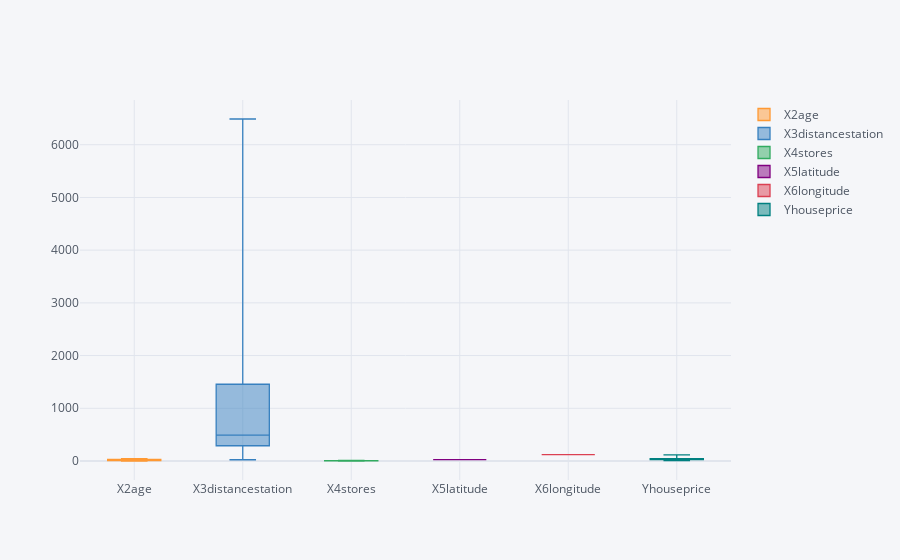

Notebook code cell kept with this figure:
### Code cell
df.iplot(kind='box')

### Figure 1 — Plotly figure (JSON) as saved in the notebook; plotly's stock layout.template omitted (floating-point values rounded to 4 significant figures; data arrays with more than 128 entries replaced by an {"elided": "..."} marker saying what was removed)
{"data": [{"boxpoints": false, "line": {"width": 1.3}, "marker": {"color": "rgba(255, 153, 51, 1.0)"}, "name": "X2age", "orientation": "v", "type": "box", "y": {"elided": "414 float values"}}, {"boxpoints": false, "line": {"width": 1.3}, "marker": {"color": "rgba(55, 128, 191, 1.0)"}, "name": "X3distancestation", "orientation": "v", "type": "box", "y": {"elided": "414 float values"}}, {"boxpoints": false, "line": {"width": 1.3}, "marker": {"color": "rgba(50, 171, 96, 1.0)"}, "name": "X4stores", "orientation": "v", "type": "box", "y": {"elided": "414 int values"}}, {"boxpoints": false, "line": {"width": 1.3}, "marker": {"color": "rgba(128, 0, 128, 1.0)"}, "name": "X5latitude", "orientation": "v", "type": "box", "y": {"elided": "414 float values"}}, {"boxpoints": false, "line": {"width": 1.3}, "marker": {"color": "rgba(219, 64, 82, 1.0)"}, "name": "X6longitude", "orientation": "v", "type": "box", "y": {"elided": "414 float values"}}, {"boxpoints": false, "line": {"width": 1.3}, "marker": {"color": "rgba(0, 128, 128, 1.0)"}, "name": "Yhouseprice", "orientation": "v", "type": "box", "y": {"elided": "414 float values"}}], "layout": {"autosize": true, "legend": {"bgcolor": "#F5F6F9", "font": {"color": "#4D5663"}}, "paper_bgcolor": "#F5F6F9", "plot_bgcolor": "#F5F6F9", "title": {"font": {"color": "#4D5663"}}, "xaxis": {"autorange": true, "gridcolor": "#E1E5ED", "range": [-0.5, 5.5], "showgrid": true, "tickfont": {"color": "#4D5663"}, "title": {"font": {"color": "#4D5663"}, "text": ""}, "type": "category", "zerolinecolor": "#E1E5ED"}, "yaxis": {"autorange": true, "gridcolor": "#E1E5ED", "range": [-360.4, 6848.0], "showgrid": true, "tickfont": {"color": "#4D5663"}, "title": {"font": {"color": "#4D5663"}, "text": ""}, "type": "linear", "zerolinecolor": "#E1E5ED"}}}
